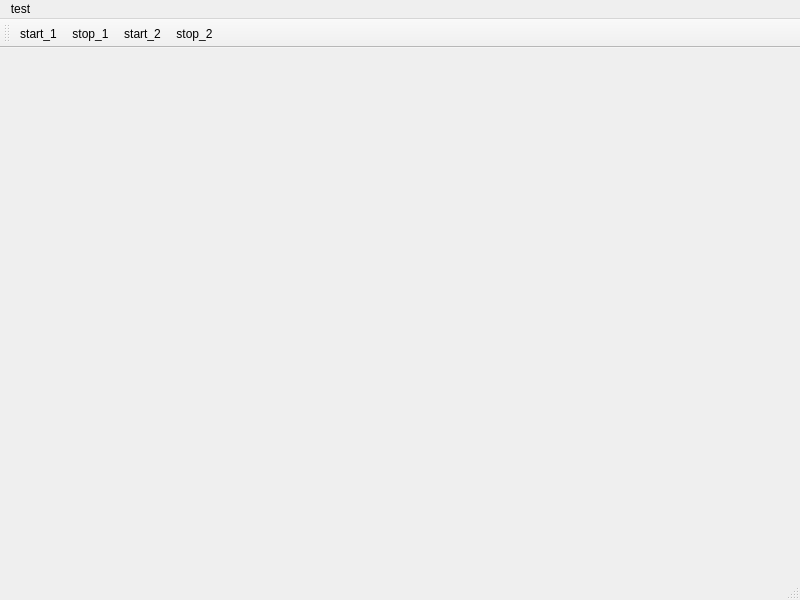
<?xml version="1.0" encoding="UTF-8"?>
<ui version="4.0">
 <class>MainWindow</class>
 <widget class="QMainWindow" name="MainWindow">
  <property name="geometry">
   <rect>
    <x>0</x>
    <y>0</y>
    <width>800</width>
    <height>600</height>
   </rect>
  </property>
  <property name="windowTitle">
   <string>MainWindow</string>
  </property>
  <widget class="QWidget" name="centralwidget"/>
  <widget class="QMenuBar" name="menubar">
   <property name="geometry">
    <rect>
     <x>0</x>
     <y>0</y>
     <width>800</width>
     <height>22</height>
    </rect>
   </property>
   <widget class="QMenu" name="menutest">
    <property name="title">
     <string>test</string>
    </property>
    <addaction name="actionstart_1"/>
   </widget>
   <addaction name="menutest"/>
  </widget>
  <widget class="QStatusBar" name="statusbar"/>
  <widget class="QToolBar" name="toolBar">
   <property name="windowTitle">
    <string>toolBar</string>
   </property>
   <attribute name="toolBarArea">
    <enum>TopToolBarArea</enum>
   </attribute>
   <attribute name="toolBarBreak">
    <bool>false</bool>
   </attribute>
   <addaction name="actionstart_1"/>
   <addaction name="actionstop_1"/>
   <addaction name="actionstart_2"/>
   <addaction name="actionstop_2"/>
  </widget>
  <action name="actionstart_1">
   <property name="text">
    <string>start_1</string>
   </property>
   <property name="toolTip">
    <string>start_1</string>
   </property>
  </action>
  <action name="actionstop_1">
   <property name="text">
    <string>stop_1</string>
   </property>
   <property name="toolTip">
    <string>stop_1</string>
   </property>
  </action>
  <action name="actionstart_2">
   <property name="text">
    <string>start_2</string>
   </property>
   <property name="toolTip">
    <string>start_2</string>
   </property>
  </action>
  <action name="actionstop_2">
   <property name="text">
    <string>stop_2</string>
   </property>
   <property name="toolTip">
    <string>stop_2</string>
   </property>
  </action>
 </widget>
 <resources/>
 <connections/>
</ui>
